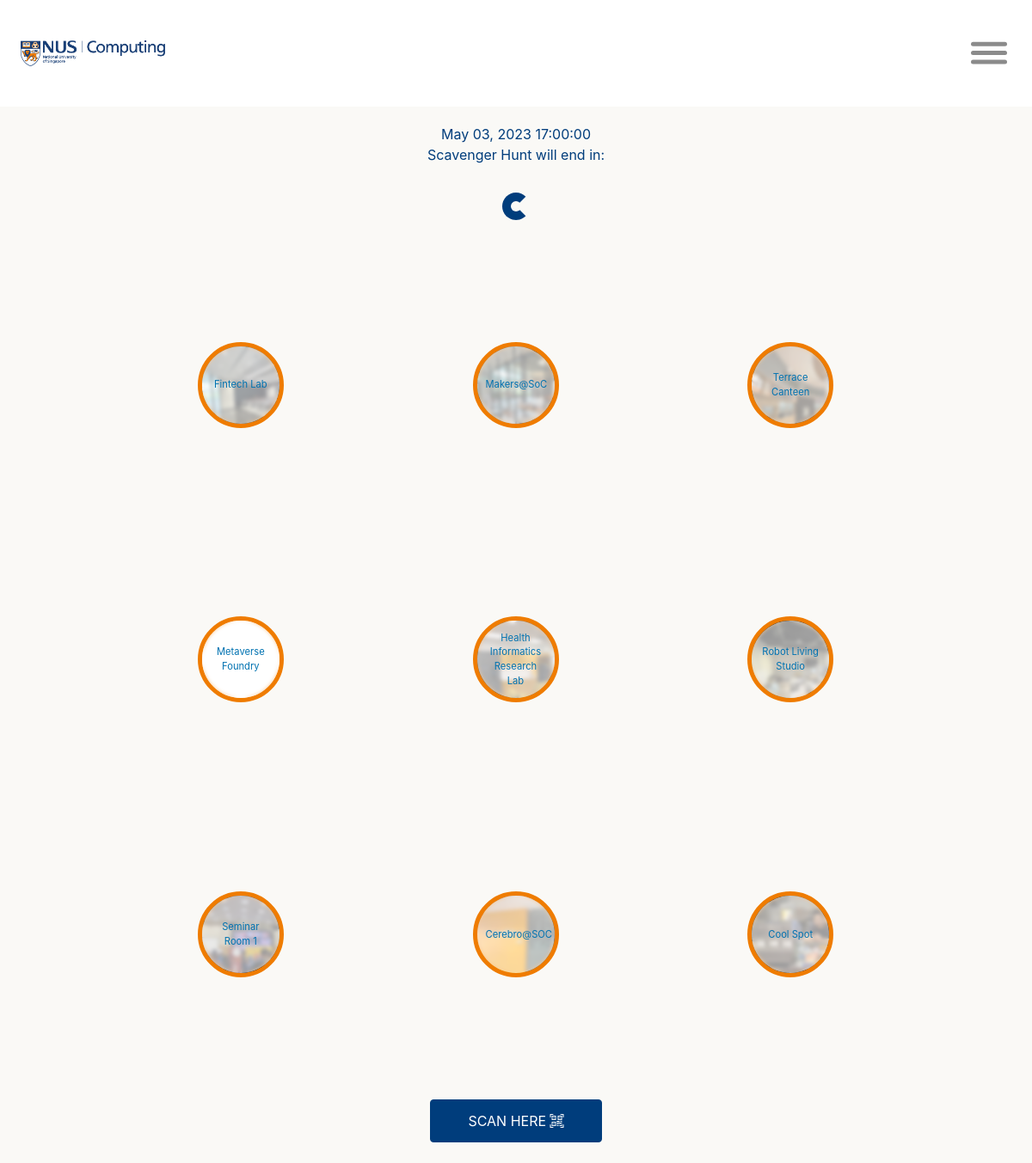
The app's page /index/ with its own data.
### scavenger/models.py (models this page shows, shortened)
class Location(models.Model):
    location_name = models.CharField(max_length=100, unique=True)
    qrcode_filepath = models.ImageField(blank=True, upload_to='qrcodes')
    location_description = models.CharField(max_length=10000, unique=True)
    location_fun_fact = models.CharField(max_length=1000, unique=True, blank=True, null=True)
    location_image = models.ImageField(upload_to='locations/', default='../media/locations/default.jpg')
    location_badge = models.ImageField(upload_to='badges/', default='../media/locations/default.jpg')

### scavenger/views.py (the view)
# urls.py: path('index/', views.main_page, name='main_page'),
def main_page(request):
    locationDetailsList = Location.objects.values_list('location_name', 'location_description', 'location_image').distinct()
    eventList = Event.objects.values_list('name', 'when').distinct()
    return render(request, 'index.html', {'locationDetailsList': locationDetailsList, 'eventList': eventList})

### scavenger/templates/index.html (shortened to what this page needs)
<!DOCTYPE html>
<html>
{% load static %}
{% include 'navbar.html' %}
<head>
    <link rel="stylesheet" type="text/css" href="{% static 'css/style.css' %}" />
    <link rel="stylesheet" href="https://cdn.jsdelivr.net/npm/bootstrap-icons@1.7.2/font/bootstrap-icons.css">
    <link rel="stylesheet" href="https://stackpath.bootstrapcdn.com/bootstrap/4.3.1/css/bootstrap.min.css"
>
    <link href="https://stackpath.bootstrapcdn.com/font-awesome/4.7.0/css/font-awesome.min.css" rel="stylesheet"
>
</head>
<body onload="scannedLocationsStyle(); completedStatus(); countdown();">
    {% if eventList %}
    {% for obj in eventList %}
    <div class="eventcontainer">
        <div id="event-box"> {{obj.1|date:"M d, Y H:i:s"}} </div>
        <div> Scavenger Hunt will end in: </div>
        <div id="countdown-box" class="text-center mt-3 h1">
            <div class="spinner-border" role="status"></div>
        </div>
    </div>
    {% endfor %}
    {% endif %}
    <div class="main-container">
        <div class="grid">
            {% if locationDetailsList %}
            {% for obj in locationDetailsList %}
            <div id="cell" class="cell" onclick="openModal('{{obj.0}}', '{{obj.1}}', '{{obj.2}}')">
                <div class="ring blur" id="{{obj.0}}"
                    style="background-image: url(../../media/{{obj.2}});
                            background-size: 150px;">
                    <div class="blur"></div>
                </div>
                <div class="caption">{{obj.0}}</div>
            </div>
            {% endfor %}
            {% endif %}
        </div>
        <div class="mt-3" id="qrcontainer">
            <div class="vertical-center">
                <button type="button" id="btn-scan-qr" class="btn btn-primary" data-toggle="modal"
                    data-target="#qrScannerModal" data-backdrop="static" data-keyboard="false">SCAN HERE <span
                        class="bi bi-qr-code-scan"></span></button>
            </div>
        </div>
    </div>
</body>
</html>

### scavenger/static/css/style.css (style rules this page uses)
* { box-sizing: border-box; }
body { background-color: #FAF9F6 !important; }
.main-container { margin: auto; top: 0; right: 0; bottom: 0; left: 0; height: 70%; }
.grid { display: flex; flex-wrap: wrap; max-width: 960px; width: 90%; margin: auto; }
.cell { flex-basis: 33.3%; display: flex; justify-content: center; align-items: center; }
.cell:before { padding-bottom: 100%; display: block; content: ''; }
.blur { background: rgba(255, 255, 255, 0.6); backdrop-filter: blur(2px); height: 100%; width: 100%; border-radius: 50%; }
.ring { border: 5px solid #EF7C00; border-radius: 50%; width: 100px; height: 100px; box-sizing: border-box; }
.caption { position: absolute; width: 70px; margin: 0 auto; z-index: 10; text-align: center; color: #0072b1; font-size: 0.70em; }
.vertical-center { text-align: center; }
.btn { width: 200px; height: 50px; font-size: 20px; }
#qrcontainer { text-align: center; padding: 1em 0 1.5em 0; }
.eventcontainer { color: #003D7C; text-align: center; padding: 1.25em 0 1.5em 0; }
.btn-primary { color:#fff !important; background-color: #003D7C !important; border-color: #003D7C !important; }

### records on screen
Location: shows a picture, location_name "Fintech Lab"
Location: shows a picture, location_name "Makers@SoC"
Location: shows a picture, location_name "Terrace Canteen"
Location: location_name "Metaverse Foundry"
Location: shows a picture, location_name "Health Informatics Research Lab"
Location: shows a picture, location_name "Robot Living Studio"
Location: shows a picture, location_name "Seminar Room 1"
Location: shows a picture, location_name "Cerebro@SOC"
Location: shows a picture, location_name "Cool Spot"

### other values on screen
{{ obj.1|date:"M d, Y H:i:s" }} "May 03, 2023 17:00:00"
